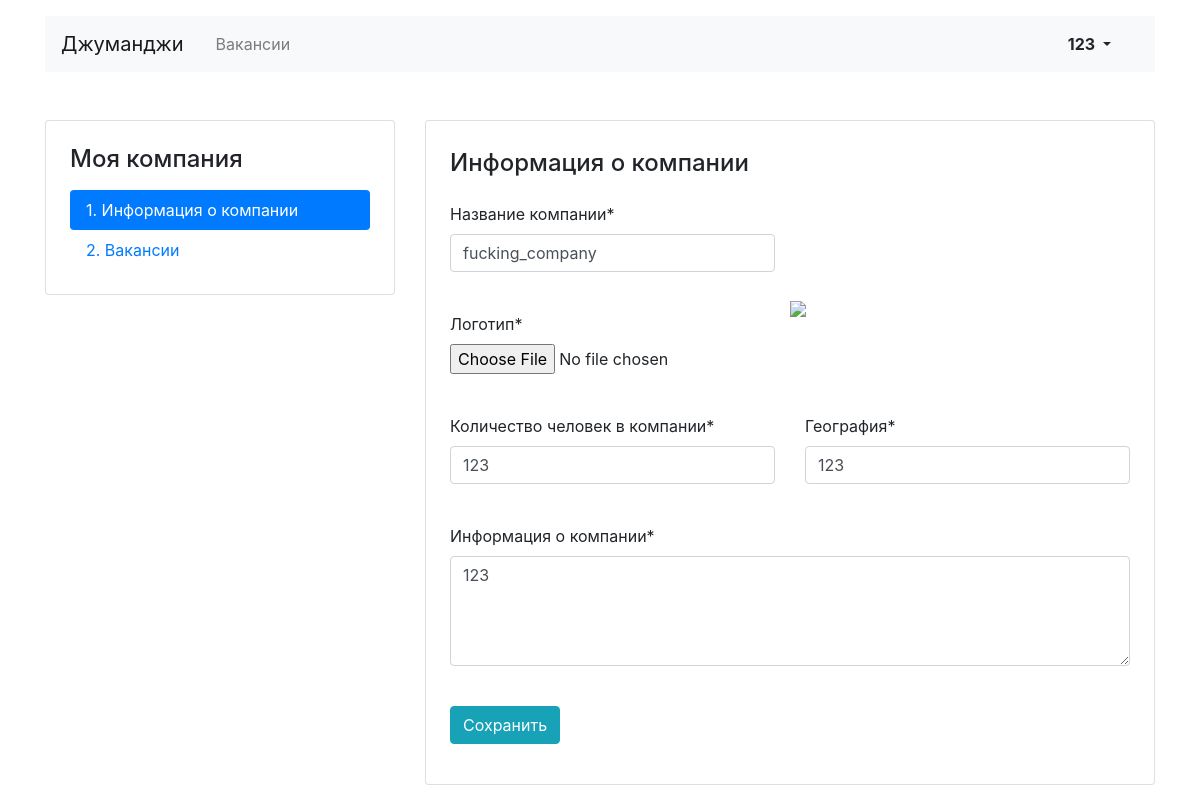
The app's page /mycompany/ (signed in) with its own data.
### job_app/models.py (models this page shows, shortened)
class Company(models.Model):
    name = models.CharField(max_length=64)
    location = models.CharField(max_length=64)
    logo = models.ImageField(upload_to=MEDIA_COMPANY_IMAGE_DIR)
    description = models.TextField()
    employee_count = models.IntegerField()
    owner = models.OneToOneField(get_user_model(), on_delete=models.CASCADE)

### job_app/views.py (the view)
# urls.py: path('mycompany/', CompanyEdit.as_view(), name='company_edit'),
class CompanyEdit(SuccessMessageMixin, UpdateView):
    success_message = 'Информация о компании обновлена'
    model = Company
    form_class = CompanyInfoForm
    success_url = '/mycompany'
    template_name = 'job_app/company-edit.html'
    def get_object(self, queryset=None):
        return Company.objects.get(owner=self.request.user)
    def dispatch(self, request, *args, **kwargs):
        try:
            Company.objects.get(owner=self.request.user)
        except Company.DoesNotExist:
            return redirect('/mycompany/letsstart')
        except TypeError:
            return redirect('/login')
        return super().dispatch(request, *args, **kwargs)

### job_app/forms.py
class CompanyInfoForm(forms.ModelForm):
    class Meta:
        model = Company
        fields = ('name', 'logo', 'employee_count', 'location', 'description')
        widgets = {
            'logo': forms.FileInput(),
            'description': forms.Textarea(
                attrs={
                    'class': 'form-control',
                    'rows': '4',
                }
            ),
        }
        labels = {
            'name': 'Название компании',
            'logo': 'Логотип',
            'employee_count': 'Количество человек в компании',
            'location': 'География',
            'description': ' Информация о компании',
        }

### job_app/context_processor.py (called while the page is built)
def default_data(request):
    return {
        'title': data.title,
        'subtitle': data.subtitle,
        'back': data.back,
        'next': data.next_step,
        'home': data.home,
    }

### job_app/templates/job_app/company-edit.html (shortened to what this page needs)
{% extends 'job_app/base.html' %}
{% block container %}
{% load crispy_forms_tags %}
  <main class="container mt-3 pb-5">
    <div class="row mt-5">
    {% include 'job_app/company_left_menu.html' %}
      <div class="col-12 col-lg-8">
        <div class="card">
          <div class="card-body px-4 pb-4">
            <section class="tab-pane fade show active">
              <h2 class="h4 pt-2 pb-3">Информация о&nbsp;компании</h2>
              <form method="post" enctype="multipart/form-data">
                <div class="row">
                  <div class="col-12 col-md-6">
                    <div class="form-group pb-2">
                      {{ form.name|as_crispy_field }}
                    </div>
                    <div class="form-group pb-2">
                      {{ form.logo|as_crispy_field }}
                    </div>
                  </div>
                  <div class="row align-items-center">
                        <div class="col-12 col-md-6 align-items-center">
                          <img src="{{ form.logo.value.url }}">
                        </div>
                  </div>
                </div>
                <div class="row">
                  <div class="col-12 col-md-6">
                    <div class="form-group pb-2">
                      {{ form.employee_count|as_crispy_field }}
                    </div>
                  </div>
                  <div class="col-12 col-md-6">
                    <div class="form-group pb-2">
                      {{ form.location|as_crispy_field }}
                    </div>
                  </div>
                </div>
                <div class="form-group pb-2">
                  {{ form.description|as_crispy_field }}
                </div>
                <div class="form-group">
                  <input type="submit" class="btn btn-info" value="Сохранить">
                </div>
              </form>
            </section>
          </div>
        </div>
      </div>
    </div>
  </main>
{% endblock %}

### job_app/templates/job_app/base.html (shortened to what this page needs)
<!DOCTYPE html>
<html lang="ru">
<head>
  <link rel="stylesheet" href="https://stackpath.bootstrapcdn.com/bootstrap/4.3.1/css/bootstrap.min.css">
</head>
<body>
  <header class="container mt-3">
    <nav class="navbar navbar-expand-lg navbar-light bg-light">
      <a class="navbar-brand mr-4" href="{% url 'home' %}">{{ title }}</a>
      <div class="collapse navbar-collapse justify-content-between" id="navbarNav">
        <ul class="navbar-nav col-10">
          <li class="nav-item">
            <a class="nav-link" href="{% url 'vacancies' %}">{{ subtitle }}</a>
          </li>
        </ul>
      <ul class="navbar-nav col-2 justify-content-end">
          <li class="nav-item active">
              {% if user.is_authenticated %}
                <div class="btn-group">
                  <button type="button" class="btn dropdown-toggle font-weight-bold" data-toggle="dropdown" aria-haspopup="true" aria-expanded="false">
                    {{ user.username }}
                  </button>
                </div>
              {% else %}
                 <a href="{% url 'login' %}" class="nav-link font-weight-bold">Вход</a>
              {% endif %}
         </li>
       </ul>
      </div>
    </nav>
  </header>
{% block container %} {% endblock %}
</body>
</html>

### records on screen
Company: name "fucking_company", employee_count "123", location "123", description "123"

### other values on screen
{{ title }} "Джуманджи"
{{ subtitle }} "Вакансии"
{{ user.username }} "123"
